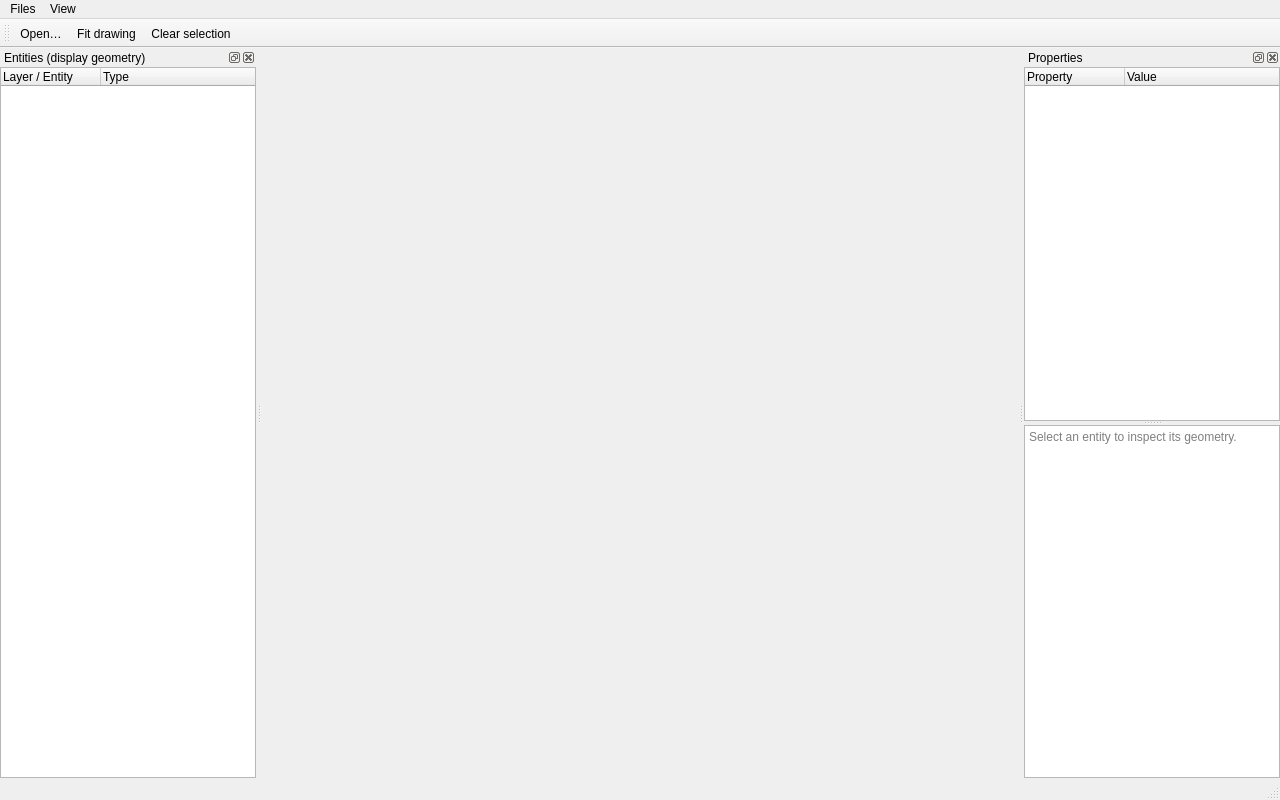
<?xml version="1.0" encoding="UTF-8"?>
<ui version="4.0">
 <class>MainWndClass</class>
 <widget class="QMainWindow" name="MainWndClass">
  <property name="geometry"><rect><x>0</x><y>0</y><width>1280</width><height>800</height></rect></property>
  <property name="windowTitle"><string>CADViewer</string></property>
  <property name="windowIcon"><iconset resource="resource.qrc"><normaloff>:/image/icon.ico</normaloff>:/image/icon.ico</iconset></property>
  <widget class="gtl::qt::xLayeredMatView" name="drawingView"/>
  <widget class="QMenuBar" name="menuBar">
   <widget class="QMenu" name="menuFiles">
    <property name="title"><string>Files</string></property>
    <addaction name="actionOpen"/><addaction name="separator"/><addaction name="actionAbout"/>
   </widget>
   <widget class="QMenu" name="menuView">
    <property name="title"><string>View</string></property>
    <addaction name="actionEntities"/><addaction name="actionProperties"/>
   </widget>
   <addaction name="menuFiles"/><addaction name="menuView"/>
  </widget>
  <widget class="QToolBar" name="mainToolBar">
   <property name="windowTitle"><string>Drawing tools</string></property>
   <attribute name="toolBarArea"><enum>TopToolBarArea</enum></attribute>
   <attribute name="toolBarBreak"><bool>false</bool></attribute>
   <addaction name="actionOpen"/><addaction name="actionFit"/><addaction name="actionClearSelection"/>
  </widget>
  <widget class="QStatusBar" name="statusBar"/>
  <widget class="QDockWidget" name="entityDock">
   <property name="windowTitle"><string>Entities (display geometry)</string></property>
   <attribute name="dockWidgetArea"><number>1</number></attribute>
   <widget class="QWidget" name="entityDockContents">
    <layout class="QVBoxLayout" name="entityLayout">
     <property name="leftMargin"><number>0</number></property><property name="topMargin"><number>0</number></property><property name="rightMargin"><number>0</number></property><property name="bottomMargin"><number>0</number></property>
     <item><widget class="QTreeWidget" name="entityTree">
      <property name="selectionMode"><enum>QAbstractItemView::ExtendedSelection</enum></property>
      <property name="uniformRowHeights"><bool>true</bool></property>
      <column><property name="text"><string>Layer / Entity</string></property></column>
      <column><property name="text"><string>Type</string></property></column>
     </widget></item>
    </layout>
   </widget>
  </widget>
  <widget class="QDockWidget" name="propertyDock">
   <property name="windowTitle"><string>Properties</string></property>
   <attribute name="dockWidgetArea"><number>2</number></attribute>
   <widget class="QWidget" name="propertyDockContents">
    <layout class="QVBoxLayout" name="propertyLayout">
     <property name="leftMargin"><number>0</number></property><property name="topMargin"><number>0</number></property><property name="rightMargin"><number>0</number></property><property name="bottomMargin"><number>0</number></property>
     <item><widget class="QSplitter" name="propertySplitter">
      <property name="orientation"><enum>Qt::Vertical</enum></property>
      <widget class="QTreeWidget" name="propertyTree">
       <column><property name="text"><string>Property</string></property></column>
       <column><property name="text"><string>Value</string></property></column>
      </widget>
      <widget class="QPlainTextEdit" name="entityDetails">
       <property name="readOnly"><bool>true</bool></property>
       <property name="placeholderText"><string>Select an entity to inspect its geometry.</string></property>
      </widget>
     </widget></item>
    </layout>
   </widget>
  </widget>
  <action name="actionOpen"><property name="text"><string>Open…</string></property><property name="shortcut"><string>Ctrl+O</string></property></action>
  <action name="actionFit"><property name="text"><string>Fit drawing</string></property><property name="shortcut"><string>Home</string></property></action>
  <action name="actionClearSelection"><property name="text"><string>Clear selection</string></property><property name="shortcut"><string>Esc</string></property></action>
  <action name="actionEntities"><property name="checkable"><bool>true</bool></property><property name="checked"><bool>true</bool></property><property name="text"><string>Entities (display geometry)</string></property></action>
  <action name="actionProperties"><property name="checkable"><bool>true</bool></property><property name="checked"><bool>true</bool></property><property name="text"><string>Properties</string></property></action>
  <action name="actionAbout"><property name="text"><string>About</string></property></action>
 </widget>
 <layoutdefault spacing="6" margin="11"/>
 <customwidgets><customwidget><class>gtl::qt::xLayeredMatView</class><extends>QWidget</extends><header>gtl/qt/MatView/LayeredMatView.h</header><container>1</container></customwidget></customwidgets>
 <resources><include location="resource.qrc"/></resources>
 <connections>
  <connection><sender>actionEntities</sender><signal>toggled(bool)</signal><receiver>entityDock</receiver><slot>setVisible(bool)</slot></connection>
  <connection><sender>entityDock</sender><signal>visibilityChanged(bool)</signal><receiver>actionEntities</receiver><slot>setChecked(bool)</slot></connection>
  <connection><sender>actionProperties</sender><signal>toggled(bool)</signal><receiver>propertyDock</receiver><slot>setVisible(bool)</slot></connection>
  <connection><sender>propertyDock</sender><signal>visibilityChanged(bool)</signal><receiver>actionProperties</receiver><slot>setChecked(bool)</slot></connection>
 </connections>
</ui>
